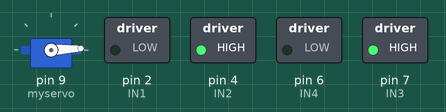
Simulated run of this sketch. Board: Arduino Uno, built with avr-gcc and run on an emulated ATmega328P. Parts: servo, switched loads named in the sketch (green lamp = pin HIGH).

Above: at 0.05 s.
At 0.25 s:
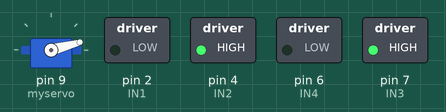
At 0.5 s:
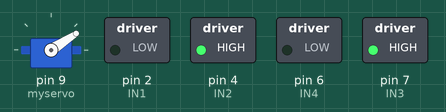
At 0.7 s:
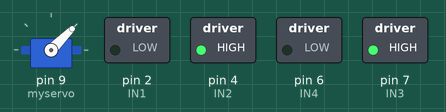
At 0.95 s:
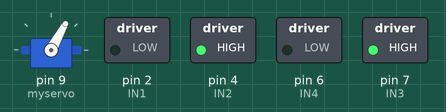
At 1.85 s:
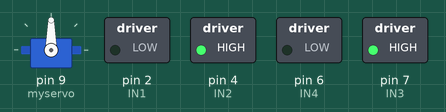
Timing chart, 0 to 3.0 s (numbered marks = the images above):
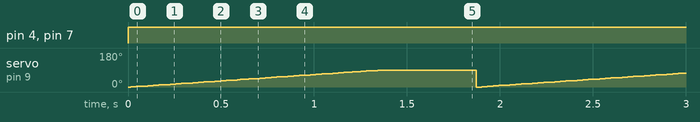

The sketch:

Car.ino
```cpp
#include <SoftwareSerial.h>
#include <Servo.h>

int IN1 = 2;    //Right Motor (-)
int IN2 = 4;    //Right Motor (+)
int IN3 = 7;    //Left Motor (+)
int IN4 = 6;    //Left Motor (-)
int pos = 0;    //for Servo motor

Servo myservo;

void setup() {
  Serial.begin(9600);

  pinMode(IN1, OUTPUT);
  pinMode(IN2, OUTPUT);
  pinMode(IN3, OUTPUT);
  pinMode(IN4, OUTPUT);

  myservo.attach(9);
}

void loop() {

  int x = Serial.read();
  int y = Serial.read();
  int z = Serial.read();

  /*Serial.print(x);
  Serial.print("\t");
  Serial.print(y);
  Serial.print("\t");
  Serial.print(z);
  Serial.print("\n");*/

  int data[] = {x, y, z};

  if(data[0] < 60){
      //forward
      digitalWrite(IN1, LOW);
      digitalWrite(IN2, HIGH);
      digitalWrite(IN3, HIGH);
      digitalWrite(IN4, LOW);
    }

    if(data[0] > 110){
      //backward
      digitalWrite(IN1, HIGH);
      digitalWrite(IN2, LOW);
      digitalWrite(IN3, LOW);
      digitalWrite(IN4, HIGH);
    }

    if(data[2] < 100){
      //left
      digitalWrite(IN1, LOW);
      digitalWrite(IN2, HIGH);
      digitalWrite(IN3, HIGH);
      digitalWrite(IN4, LOW);

      for (pos = 0; pos <= 90; pos += 1) {//Left
        myservo.write(pos);
        delay(15);
      }
    }

    if(data[2] > 100 && data[2] < 130){
      //right
      digitalWrite(IN1, LOW);
      digitalWrite(IN2, HIGH);
      digitalWrite(IN3, HIGH);
      digitalWrite(IN4, LOW);

      for (pos = 90; pos >= 0; pos -= 1) { //Right
        myservo.write(pos);
        delay(15);
      }
    }

    if(data[0] > 80 && data[0] < 90 && data[1] > 70 && data[1] < 110 && data[2] < 150 && data[2] > 140){
      //stop car
      digitalWrite(IN1, LOW);
      digitalWrite(IN2, LOW);
      digitalWrite(IN3, LOW);
      digitalWrite(IN4, LOW);
    }

    delay(500);
}

//Motors
//yellow, Orange - plus


//Servo Motor
//Red - 5V
//Yellow - pin 9
//Brown - GND
```

Measured:
- by itself, pin 4 (IN2), pin 7 (IN3): LOW → HIGH at 0.00 s
- by itself, servo on pin 9 (myservo): ramps from 0° to 90° and jumps back, once every 1.9 s
